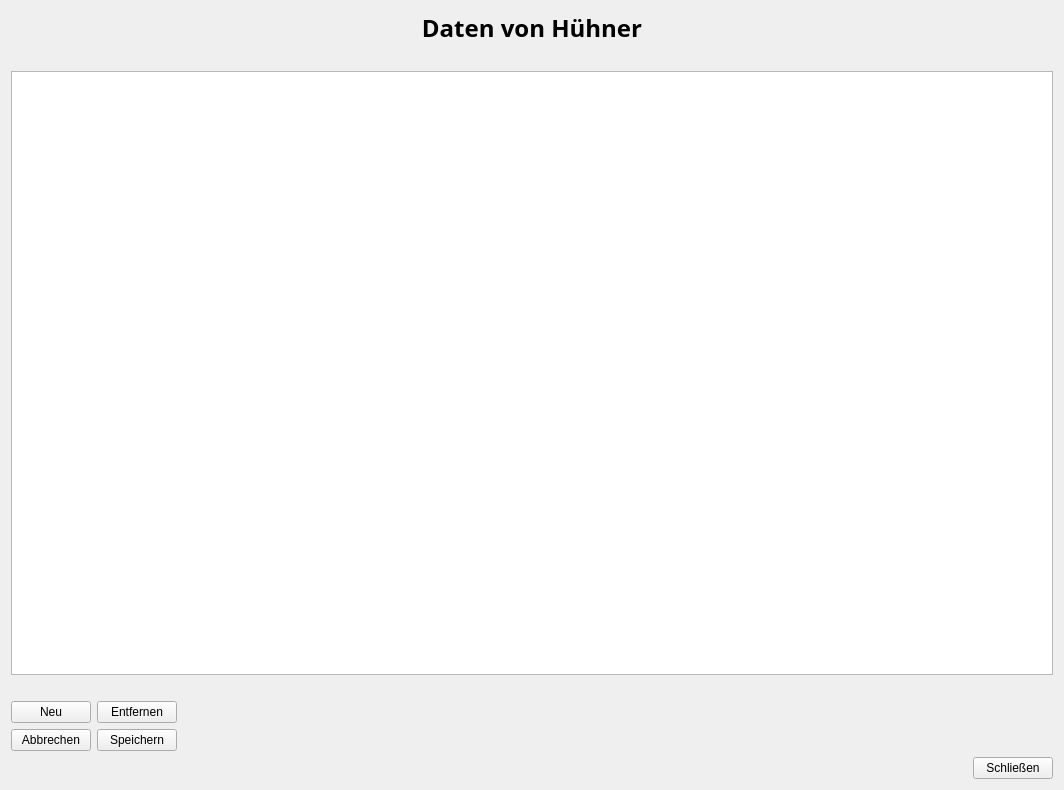
<?xml version="1.0" encoding="UTF-8"?>
<ui version="4.0">
 <class>FrmStammdaten</class>
 <widget class="QWidget" name="FrmStammdaten">
  <property name="geometry">
   <rect>
    <x>0</x>
    <y>0</y>
    <width>1064</width>
    <height>790</height>
   </rect>
  </property>
  <property name="windowTitle">
   <string>Form</string>
  </property>
  <layout class="QGridLayout" name="gridLayout">
   <item row="0" column="0">
    <widget class="QLabel" name="label">
     <property name="font">
      <font>
       <family>Rockwell Nova</family>
       <pointsize>18</pointsize>
       <bold>true</bold>
      </font>
     </property>
     <property name="text">
      <string>Daten von Hühner</string>
     </property>
     <property name="alignment">
      <set>Qt::AlignCenter</set>
     </property>
    </widget>
   </item>
   <item row="1" column="0">
    <spacer name="horizontalSpacer">
     <property name="orientation">
      <enum>Qt::Horizontal</enum>
     </property>
     <property name="sizeHint" stdset="0">
      <size>
       <width>1043</width>
       <height>20</height>
      </size>
     </property>
    </spacer>
   </item>
   <item row="2" column="0">
    <widget class="QTableView" name="tvStammdaten"/>
   </item>
   <item row="3" column="0">
    <spacer name="horizontalSpacer_3">
     <property name="orientation">
      <enum>Qt::Horizontal</enum>
     </property>
     <property name="sizeHint" stdset="0">
      <size>
       <width>1043</width>
       <height>20</height>
      </size>
     </property>
    </spacer>
   </item>
   <item row="4" column="0">
    <layout class="QHBoxLayout" name="horizontalLayout_4">
     <item>
      <widget class="QPushButton" name="btnNeu_2">
       <property name="text">
        <string>Neu</string>
       </property>
      </widget>
     </item>
     <item>
      <widget class="QPushButton" name="btnEntfernen_2">
       <property name="text">
        <string>Entfernen</string>
       </property>
      </widget>
     </item>
     <item>
      <spacer name="horizontalSpacer_8">
       <property name="orientation">
        <enum>Qt::Horizontal</enum>
       </property>
       <property name="sizeHint" stdset="0">
        <size>
         <width>40</width>
         <height>20</height>
        </size>
       </property>
      </spacer>
     </item>
    </layout>
   </item>
   <item row="5" column="0">
    <layout class="QHBoxLayout" name="horizontalLayout_5">
     <item>
      <widget class="QPushButton" name="btnAbbrechen_2">
       <property name="text">
        <string>Abbrechen</string>
       </property>
      </widget>
     </item>
     <item>
      <widget class="QPushButton" name="btnSpeichern_2">
       <property name="text">
        <string>Speichern</string>
       </property>
      </widget>
     </item>
     <item>
      <spacer name="horizontalSpacer_9">
       <property name="orientation">
        <enum>Qt::Horizontal</enum>
       </property>
       <property name="sizeHint" stdset="0">
        <size>
         <width>40</width>
         <height>20</height>
        </size>
       </property>
      </spacer>
     </item>
    </layout>
   </item>
   <item row="6" column="0">
    <layout class="QHBoxLayout" name="horizontalLayout_6">
     <item>
      <spacer name="horizontalSpacer_7">
       <property name="orientation">
        <enum>Qt::Horizontal</enum>
       </property>
       <property name="sizeHint" stdset="0">
        <size>
         <width>40</width>
         <height>20</height>
        </size>
       </property>
      </spacer>
     </item>
     <item>
      <widget class="QPushButton" name="btnSchliessen">
       <property name="text">
        <string>Schließen</string>
       </property>
      </widget>
     </item>
    </layout>
   </item>
  </layout>
 </widget>
 <resources/>
 <connections>
  <connection>
   <sender>btnSchliessen</sender>
   <signal>clicked()</signal>
   <receiver>FrmStammdaten</receiver>
   <slot>close()</slot>
   <hints>
    <hint type="sourcelabel">
     <x>999</x>
     <y>767</y>
    </hint>
    <hint type="destinationlabel">
     <x>1005</x>
     <y>820</y>
    </hint>
   </hints>
  </connection>
 </connections>
</ui>
